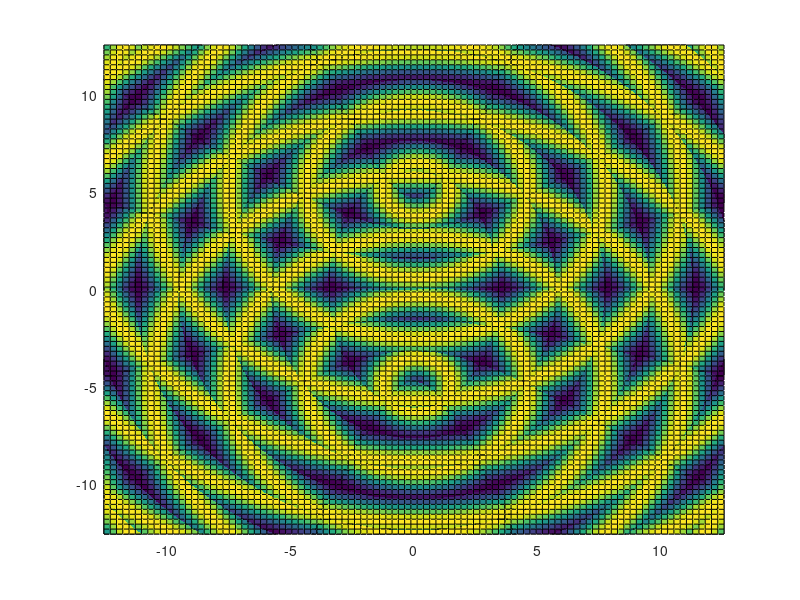

MATLAB code for this plot:
function hw5_ex3
  %Create the figure and the output folder
  figure(1);
  out_dir = "ex3_images";
  mkdir (out_dir);
  
  %Declare the omega and the amplitude
  w = 1;
  A = 1;
  
  %Get a time sample
  t = linspace(0, 20, 200);
  %Create the grid
  tx = ty = linspace(-4*pi, 4*pi, 100)';
  [xx, yy] = meshgrid (tx, ty);
  
  %A factor for the axis
  factor = 4;
  trans = 5;
  
  for i = 1:200
    %Clean frame
    hold off;
    
    %Compute the first fluctuation
    tz = A * sin((2*sqrt((xx.*xx)+((yy-trans).*(yy-trans)))) - w*t(i));
    surf(tx, ty, tz);
    axis([-factor*pi factor*pi -factor*pi factor*pi -2 4]);
    hold on;
    
    %Compute the second fluctuation
    tz = A * sin((2*sqrt((xx.*xx)+((yy+trans).*(yy+trans)))) - w*t(i));
    surf(tx, ty, tz);
    axis([-factor*pi factor*pi -factor*pi factor*pi -2 4]);
    view(0, 90);
    
    %Save the frame
    fname = fullfile(out_dir, sprintf("img%0.3i.png", i));
    imwrite(getframe(gcf).cdata, fname);
  endfor 
endfunction
